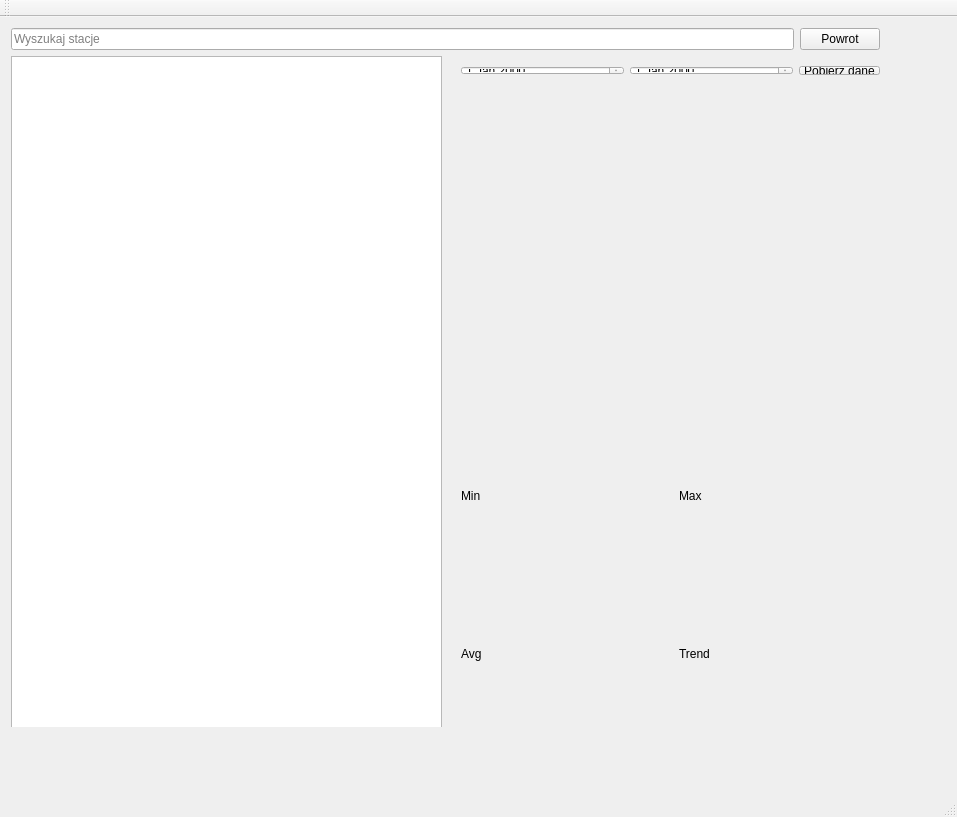
<?xml version="1.0" encoding="UTF-8"?>
<ui version="4.0">
 <class>AirQualityMonitorClass</class>
 <widget class="QMainWindow" name="AirQualityMonitorClass">
  <property name="geometry">
   <rect>
    <x>0</x>
    <y>0</y>
    <width>957</width>
    <height>817</height>
   </rect>
  </property>
  <property name="windowTitle">
   <string>AirQualityMonitor</string>
  </property>
  <widget class="QWidget" name="centralWidget">
   <widget class="QWidget" name="layoutWidget">
    <property name="geometry">
     <rect>
      <x>0</x>
      <y>0</y>
      <width>891</width>
      <height>721</height>
     </rect>
    </property>
    <layout class="QVBoxLayout" name="verticalLayout_3">
     <item>
      <layout class="QHBoxLayout" name="horizontalLayout_3">
       <item>
        <widget class="QLineEdit" name="searchBox">
         <property name="placeholderText">
          <string>Wyszukaj stacje </string>
         </property>
        </widget>
       </item>
       <item>
        <widget class="QPushButton" name="backButton">
         <property name="text">
          <string>Powrot</string>
         </property>
        </widget>
       </item>
      </layout>
     </item>
     <item>
      <layout class="QVBoxLayout" name="verticalLayout_4">
       <item>
        <widget class="QStackedWidget" name="confirmButton">
         <property name="currentIndex">
          <number>2</number>
         </property>
         <widget class="QWidget" name="page">
          <widget class="QListWidget" name="stationListWidget">
           <property name="geometry">
            <rect>
             <x>0</x>
             <y>0</y>
             <width>891</width>
             <height>691</height>
            </rect>
           </property>
          </widget>
          <widget class="QPushButton" name="showMapButton">
           <property name="geometry">
            <rect>
             <x>660</x>
             <y>0</y>
             <width>221</width>
             <height>31</height>
            </rect>
           </property>
           <property name="text">
            <string>Pokaz na mapie</string>
           </property>
          </widget>
         </widget>
         <widget class="QWidget" name="page_2">
          <widget class="QListWidget" name="stationDetailWidget">
           <property name="geometry">
            <rect>
             <x>0</x>
             <y>0</y>
             <width>891</width>
             <height>691</height>
            </rect>
           </property>
          </widget>
          <widget class="QPushButton" name="downloadStationDetail">
           <property name="geometry">
            <rect>
             <x>660</x>
             <y>0</y>
             <width>221</width>
             <height>31</height>
            </rect>
           </property>
           <property name="text">
            <string>Pobierz dane do pliku</string>
           </property>
          </widget>
         </widget>
         <widget class="QWidget" name="page_3">
          <widget class="QListWidget" name="stationParameterListWidget">
           <property name="geometry">
            <rect>
             <x>0</x>
             <y>0</y>
             <width>431</width>
             <height>691</height>
            </rect>
           </property>
          </widget>
          <widget class="QWidget" name="verticalChart" native="true">
           <property name="geometry">
            <rect>
             <x>429</x>
             <y>-1</y>
             <width>461</width>
             <height>351</height>
            </rect>
           </property>
           <widget class="QWidget" name="verticalLayoutWidget">
            <property name="geometry">
             <rect>
              <x>9</x>
              <y>29</y>
              <width>451</width>
              <height>321</height>
             </rect>
            </property>
            <layout class="QVBoxLayout" name="verticalLayout"/>
           </widget>
           <widget class="QWidget" name="horizontalLayoutWidget">
            <property name="geometry">
             <rect>
              <x>10</x>
              <y>0</y>
              <width>441</width>
              <height>31</height>
             </rect>
            </property>
            <layout class="QHBoxLayout" name="horizontalLayout" stretch="2,2,1">
             <item>
              <widget class="QDateEdit" name="startDateEdit"/>
             </item>
             <item>
              <widget class="QDateEdit" name="endDateEdit"/>
             </item>
             <item>
              <widget class="QPushButton" name="downloadMeasurementButton">
               <property name="text">
                <string>Pobierz dane</string>
               </property>
              </widget>
             </item>
            </layout>
           </widget>
          </widget>
          <widget class="QWidget" name="gridLayoutWidget">
           <property name="geometry">
            <rect>
             <x>439</x>
             <y>353</y>
             <width>451</width>
             <height>331</height>
            </rect>
           </property>
           <layout class="QGridLayout" name="gridLayout">
            <property name="spacing">
             <number>6</number>
            </property>
            <item row="0" column="0">
             <widget class="QLabel" name="minValueLabel">
              <property name="text">
               <string>Min</string>
              </property>
             </widget>
            </item>
            <item row="0" column="1">
             <widget class="QLabel" name="maxValueLabel">
              <property name="text">
               <string>Max</string>
              </property>
             </widget>
            </item>
            <item row="1" column="0">
             <widget class="QLabel" name="avgValueLabel">
              <property name="text">
               <string>Avg</string>
              </property>
             </widget>
            </item>
            <item row="1" column="1">
             <widget class="QLabel" name="trendLabel">
              <property name="text">
               <string>Trend</string>
              </property>
             </widget>
            </item>
           </layout>
          </widget>
         </widget>
         <widget class="QWidget" name="page_4">
          <widget class="QWidget" name="mapPage" native="true">
           <property name="geometry">
            <rect>
             <x>-1</x>
             <y>-1</y>
             <width>891</width>
             <height>691</height>
            </rect>
           </property>
           <widget class="QWidget" name="verticalLayoutWidget_2">
            <property name="geometry">
             <rect>
              <x>-1</x>
              <y>29</y>
              <width>891</width>
              <height>661</height>
             </rect>
            </property>
            <layout class="QVBoxLayout" name="mapLayout"/>
           </widget>
           <widget class="QWidget" name="horizontalLayoutWidget_2">
            <property name="geometry">
             <rect>
              <x>0</x>
              <y>-1</y>
              <width>891</width>
              <height>31</height>
             </rect>
            </property>
            <layout class="QHBoxLayout" name="horizontalLayout_4" stretch="2,2,1,1,1,1">
             <item>
              <widget class="QLineEdit" name="addressSearchBox">
               <property name="placeholderText">
                <string>Wpisz lokalizacje</string>
               </property>
              </widget>
             </item>
             <item>
              <widget class="QLineEdit" name="radiusSearchBox">
               <property name="placeholderText">
                <string>Wpisz promien</string>
               </property>
              </widget>
             </item>
             <item>
              <widget class="QComboBox" name="measurementTypeList">
               <property name="placeholderText">
                <string>Rodzaj pomiaru</string>
               </property>
              </widget>
             </item>
             <item>
              <widget class="QPushButton" name="searchNearbyButton">
               <property name="text">
                <string>Szukaj</string>
               </property>
              </widget>
             </item>
             <item>
              <widget class="QPushButton" name="showAllStationsButton">
               <property name="text">
                <string>Pokaz wszystkie</string>
               </property>
              </widget>
             </item>
             <item>
              <widget class="QPushButton" name="backToListButton">
               <property name="text">
                <string>Wroc do listy</string>
               </property>
              </widget>
             </item>
            </layout>
           </widget>
          </widget>
         </widget>
        </widget>
       </item>
      </layout>
     </item>
    </layout>
   </widget>
  </widget>
  <widget class="QMenuBar" name="menuBar">
   <property name="geometry">
    <rect>
     <x>0</x>
     <y>0</y>
     <width>957</width>
     <height>33</height>
    </rect>
   </property>
  </widget>
  <widget class="QToolBar" name="mainToolBar">
   <attribute name="toolBarArea">
    <enum>TopToolBarArea</enum>
   </attribute>
   <attribute name="toolBarBreak">
    <bool>false</bool>
   </attribute>
  </widget>
  <widget class="QStatusBar" name="statusBar"/>
 </widget>
 <layoutdefault spacing="6" margin="11"/>
 <resources>
  <include location="AirQualityMonitor.qrc"/>
 </resources>
 <connections/>
</ui>
